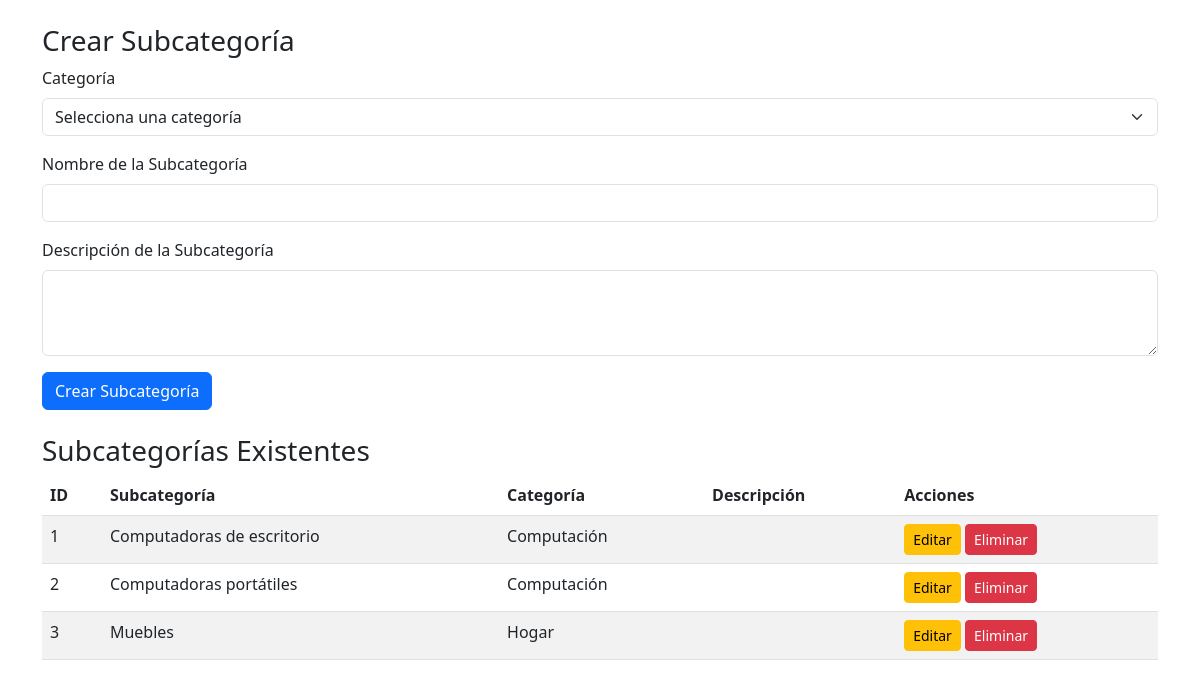
The app's page /public/admin/gestionar_subcategorias.php (signed in), older data.
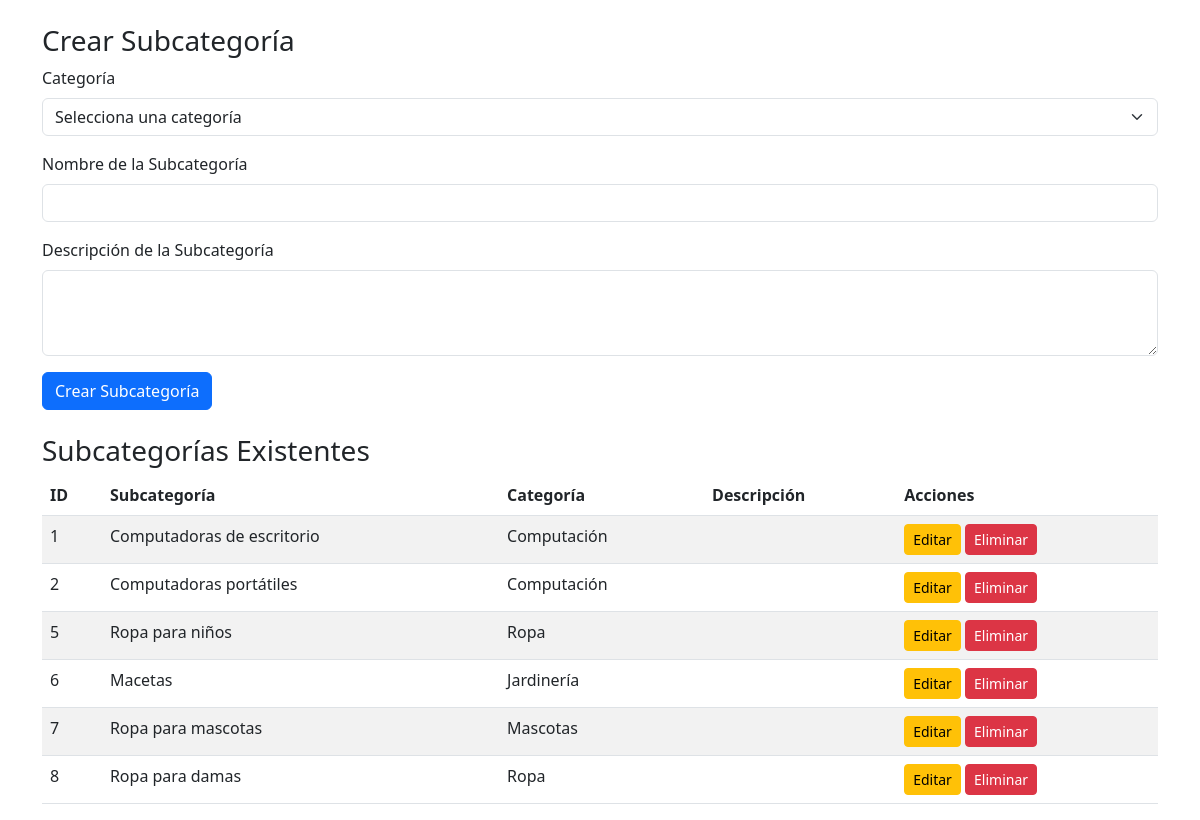
The same page, newer data.
### tables this page shows
CREATE TABLE `subcategoria` (
  `id_subcategoria` int(11) NOT NULL AUTO_INCREMENT,
  `id_categoria` int(11) DEFAULT NULL,
  `nombre_subcategoria` varchar(255) NOT NULL,
  `descripcion_subcategoria` text DEFAULT NULL,
  PRIMARY KEY (`id_subcategoria`),
  KEY `id_categoria` (`id_categoria`),
  CONSTRAINT `subcategoria_ibfk_1` FOREIGN KEY (`id_categoria`) REFERENCES `categoria` (`id_categoria`) ON DELETE CASCADE
);

CREATE TABLE `categoria` (
  `id_categoria` int(11) NOT NULL AUTO_INCREMENT,
  `nombre_categoria` varchar(255) NOT NULL,
  `descripcion_categoria` text DEFAULT NULL,
  PRIMARY KEY (`id_categoria`)
);

### public/admin/gestionar_subcategorias.php (the view, shortened to what this page needs)
<?php
$database = new Database();
$db = $database->getConnection();
$query_subcategorias = "SELECT subcategoria.*, categoria.nombre_categoria FROM subcategoria INNER JOIN categoria ON subcategoria.id_categoria = categoria.id_categoria";
$stmt_subcategorias = $db->prepare($query_subcategorias);
$stmt_subcategorias->execute();
$subcategorias = $stmt_subcategorias->fetchAll(PDO::FETCH_ASSOC);
$subcategoria_a_editar = null;
?>
<!DOCTYPE html>
<html lang="es">
<head>
    <link href="https://cdn.jsdelivr.net/npm/bootstrap@5.3.0/dist/css/bootstrap.min.css" rel="stylesheet">
</head>
<body>
    <div class="container mt-4">
        <h3><?php echo isset($subcategoria_a_editar) ? 'Editar Subcategoría' : 'Crear Subcategoría'; ?></h3>
        <form action="gestionar_subcategorias.php" method="POST">
            <div class="mb-3">
                <label for="id_categoria" class="form-label">Categoría</label>
                <select class="form-select" id="id_categoria" name="id_categoria" required>
                    <option value="">Selecciona una categoría</option>
                </select>
            </div>
            <div class="mb-3">
                <label for="nombre_subcategoria" class="form-label">Nombre de la Subcategoría</label>
                <input type="text" class="form-control" id="nombre_subcategoria" name="nombre_subcategoria" value="<?php echo isset($subcategoria_a_editar) ? htmlspecialchars($subcategoria_a_editar['nombre_subcategoria']) : ''; ?>" required>
            </div>
            <div class="mb-3">
                <label for="descripcion_subcategoria" class="form-label">Descripción de la Subcategoría</label>
                <textarea class="form-control" id="descripcion_subcategoria" name="descripcion_subcategoria" rows="3"></textarea>
            </div>
            <button type="submit" class="btn btn-primary"><?php echo isset($subcategoria_a_editar) ? 'Actualizar Subcategoría' : 'Crear Subcategoría'; ?></button>
        </form>
        <h3 class="mt-4">Subcategorías Existentes</h3>
        <table class="table table-striped">
            <thead>
                <tr>
                    <th>ID</th>
                    <th>Subcategoría</th>
                    <th>Categoría</th>
                    <th>Descripción</th>
                    <th>Acciones</th>
                </tr>
            </thead>
            <tbody>
                <?php foreach ($subcategorias as $subcategoria): ?>
                    <tr>
                        <td><?php echo $subcategoria['id_subcategoria']; ?></td>
                        <td><?php echo htmlspecialchars($subcategoria['nombre_subcategoria']); ?></td>
                        <td><?php echo htmlspecialchars($subcategoria['nombre_categoria']); ?></td>
                        <td><?php echo htmlspecialchars($subcategoria['descripcion_subcategoria']); ?></td>
                        <td>
                            <a href="gestionar_subcategorias.php?editar=<?php echo $subcategoria['id_subcategoria']; ?>" class="btn btn-warning btn-sm">Editar</a>
                            <a href="gestionar_subcategorias.php?eliminar=<?php echo $subcategoria['id_subcategoria']; ?>" class="btn btn-danger btn-sm" onclick="return confirm('¿Estás seguro de eliminar esta subcategoría?');">Eliminar</a>
                        </td>
                    </tr>
                <?php endforeach; ?>
            </tbody>
        </table>
    </div>
</body>
</html>

Row changes from the older to the newer data that the page shows:
removed subcategoria: id_subcategoria "3", nombre_subcategoria "Muebles", id_categoria.nombre_categoria "Hogar"
added subcategoria: id_subcategoria "5", nombre_subcategoria "Ropa para niños", id_categoria.nombre_categoria "Ropa"
added subcategoria: id_subcategoria "6", nombre_subcategoria "Macetas", id_categoria.nombre_categoria "Jardinería"
added subcategoria: id_subcategoria "7", nombre_subcategoria "Ropa para mascotas", id_categoria.nombre_categoria "Mascotas"
added subcategoria: id_subcategoria "8", nombre_subcategoria "Ropa para damas", id_categoria.nombre_categoria "Ropa"
